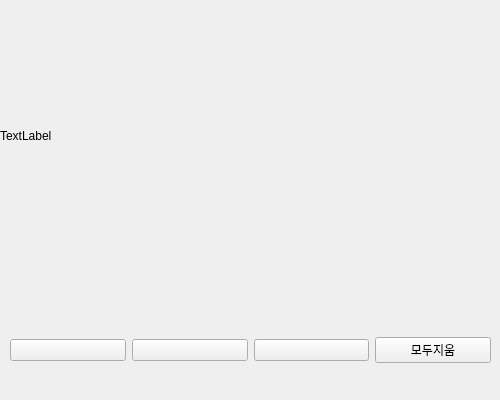
<?xml version="1.0" encoding="UTF-8"?>
<ui version="4.0">
 <class>Form</class>
 <widget class="QWidget" name="Form">
  <property name="geometry">
   <rect>
    <x>0</x>
    <y>0</y>
    <width>500</width>
    <height>400</height>
   </rect>
  </property>
  <property name="minimumSize">
   <size>
    <width>500</width>
    <height>400</height>
   </size>
  </property>
  <property name="windowTitle">
   <string>Form</string>
  </property>
  <widget class="QLabel" name="lb_canvas">
   <property name="geometry">
    <rect>
     <x>0</x>
     <y>0</y>
     <width>501</width>
     <height>271</height>
    </rect>
   </property>
   <property name="text">
    <string>TextLabel</string>
   </property>
  </widget>
  <widget class="QWidget" name="horizontalLayoutWidget">
   <property name="geometry">
    <rect>
     <x>10</x>
     <y>310</y>
     <width>481</width>
     <height>80</height>
    </rect>
   </property>
   <layout class="QHBoxLayout" name="horizontalLayout">
    <item>
     <widget class="QPushButton" name="btn_black">
      <property name="text">
       <string/>
      </property>
     </widget>
    </item>
    <item>
     <widget class="QPushButton" name="btn_red">
      <property name="text">
       <string/>
      </property>
     </widget>
    </item>
    <item>
     <widget class="QPushButton" name="btn_blue">
      <property name="text">
       <string/>
      </property>
     </widget>
    </item>
    <item>
     <widget class="QPushButton" name="btn_clear">
      <property name="text">
       <string>모두지움</string>
      </property>
     </widget>
    </item>
   </layout>
  </widget>
 </widget>
 <resources/>
 <connections/>
</ui>
